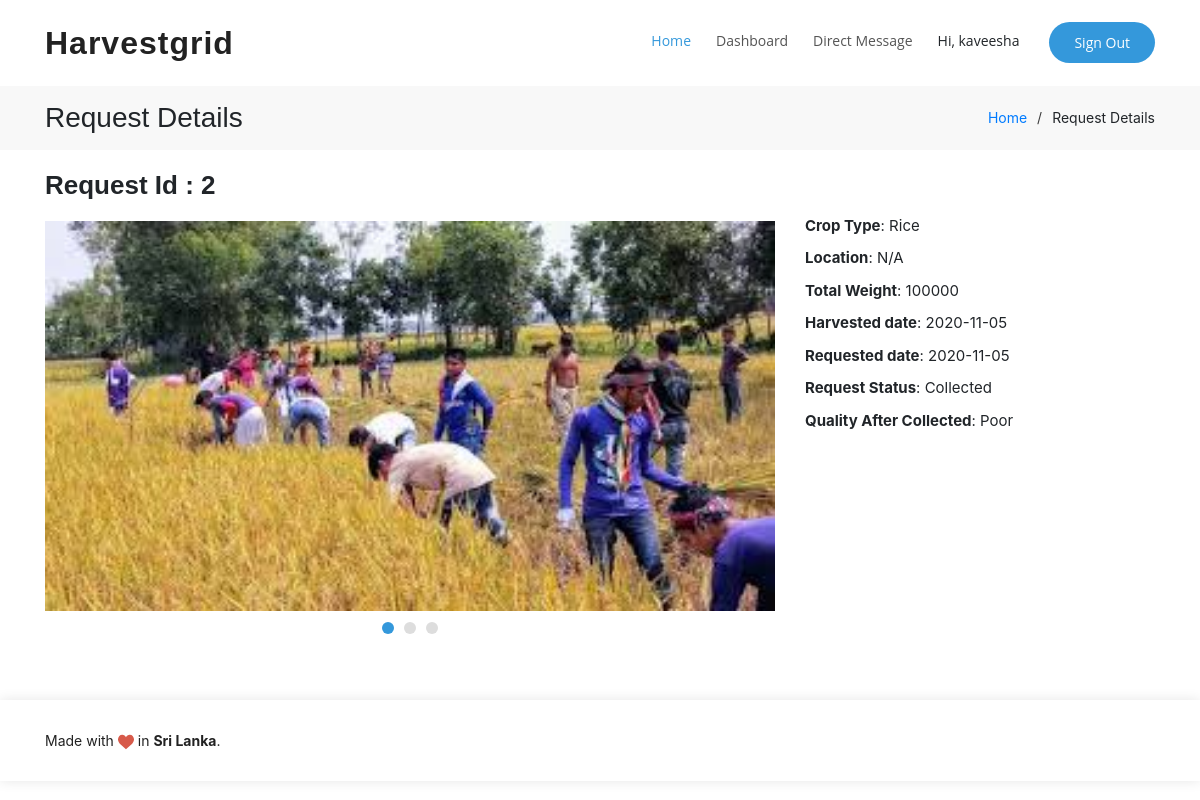
Page /pages/farmer/farmer.php?rqst_id=2 (signed in) on the committed database.
### tables this page shows
CREATE TABLE `farmerrqst` (
  `rqst_id` int(11) NOT NULL,
  `user_id` int(11) NOT NULL,
  `weight` varchar(11) NOT NULL,
  `date` date NOT NULL,
  `image1` text NOT NULL,
  `image2` text NOT NULL,
  `image3` text NOT NULL,
  `status` char(1) NOT NULL,
  `quality` varchar(1) DEFAULT NULL,
  `rdate` date NOT NULL DEFAULT current_timestamp()
);

CREATE TABLE `users` (
  `user_id` int(11) NOT NULL,
  `user_name` varchar(150) NOT NULL,
  `user_nic` varchar(12) NOT NULL,
  `user_password` varchar(255) NOT NULL,
  `user_email` varchar(150) NOT NULL,
  `user_tp` varchar(10) NOT NULL,
  `user_gender` char(1) NOT NULL,
  `user_age` int(2) NOT NULL,
  `user_crop` varchar(50) NOT NULL,
  `user_lat` float(10,6) NOT NULL,
  `user_lng` float(10,6) NOT NULL,
  `user_city` varchar(30) NOT NULL DEFAULT 'N/A',
  `user_role` char(1) NOT NULL DEFAULT 'F',
  `status` char(1) DEFAULT 'N',
  `user_rating` int(11) NOT NULL DEFAULT 10,
  `user_img` text NOT NULL DEFAULT 'nopropic.webp',
  `user_regdate` timestamp NOT NULL DEFAULT current_timestamp() ON UPDATE current_timestamp()
);

### includes/farmer.php (called while the page is built, shortened)
<?php
    require('db.php');
    if(isset($_GET["rqst_id"])){
        $rqst_id = $_GET["rqst_id"];
        $query = "SELECT farmerrqst.weight, farmerrqst.date, farmerrqst.image1, farmerrqst.image2, farmerrqst.image3, farmerrqst.quality, farmerrqst.rdate, farmerrqst.status, users.user_id, users.user_name, users.user_crop, users.user_lat, users.user_lng FROM farmerrqst JOIN users ON farmerrqst.user_id = users.user_id WHERE rqst_id = $rqst_id";
        $result = mysqli_query($con, $query);
        while($row = mysqli_fetch_assoc($result)){
            $user_crop = $row['user_crop'];
            $rqst_weight = $row['weight'];
            $rqst_date = $row['date'];
            $img1 = $row['image1'];
            $lat = $row['user_lat'];
            $lng = $row['user_lng'];
            $rqst_quality = $row['quality'];
            if($rqst_quality == "P")
                $rqst_quality = "Poor";
            elseif($rqst_quality == "G")
                $rqst_quality = "Good";
            else
                $rqst_quality = "N/A";
            $rqst_status = $row['status'];
            if($rqst_status == "A")
                $rqst_status = "Approved";
            elseif($rqst_status == "N")
                $rqst_status = "New Request";
            elseif ($rqst_status == "C")
                $rqst_status = "Collected";
            elseif ($rqst_status == "R")
                $rqst_status = "Rejected";
            $url = "https://maps.googleapis.com/maps/api/geocode/json?latlng=" . $lat . ',' . $lng . "&key=AIzaSyC5YjkAepzUoPgY5mmhMdPkOXx4cXY4cbs&sensor=false";
            $json = @file_get_contents($url);
            $data=json_decode($json);
            $status = $data->status;
            if($status=="OK"){
                $address =  $data->results[0]->formatted_address;
            }else{
                $address = "N/A";
            }
        }
    }
?>

### pages/farmer/farmer.php (the view, shortened to what this page needs)
<?php
include("../../includes/farmer.php");
?>
<!DOCTYPE html>
<html lang="en">
<head>
  <link href="../../assets/css/style.css" rel="stylesheet">
  <link href="../../assets/vendor/bootstrap/css/bootstrap.min.css" rel="stylesheet">
  <link href="../../assets/vendor/icofont/icofont.min.css" rel="stylesheet">
  <link href="../../assets/vendor/owl.carousel/assets/owl.carousel.min.css" rel="stylesheet">
  <link rel="stylesheet" href="//code.jquery.com/ui/1.12.1/themes/base/jquery-ui.css">
  <link rel="stylesheet" href="https://cdn.rawgit.com/mervick/emojionearea/master/dist/emojionearea.min.css">
</head>
<body>
  <header id="header" class="fixed-top d-flex align-items-center">
    <div class="container d-flex align-items-center">
      <div class="logo mr-auto">
        <h1 class="text-light"><a href="../../index.php"><span>Harvestgrid</span></a></h1>
      </div>
      <nav class="nav-menu d-none d-lg-block">
        <ul>
          <li class="active"><a href="../../index.php">Home</a></li>
          <li><a href="../admindashboard.php">Dashboard</a></li>
          <li><a href="../../chatapplication/">Direct Message</a></li>
          <li><a><?php echo "Hi, " . $_SESSION['username']; ?></a></li>
          <li class="get-started"><a href="../../includes/signout.php">Sign Out</a></li>
        </ul>
      </nav>
    </div>
  </header>
  <main id="main">
    <section id="breadcrumbs" class="breadcrumbs">
      <div class="container">
        <div class="d-flex justify-content-between align-items-center">
          <h2>Request Details</h2>
          <ol>
            <li><a href="../../index.php">Home</a></li>
            <li>Request Details</li>
          </ol>
        </div>
      </div>
    </section>
    <?php if ($_SESSION['user_role'] == "A" || $_SESSION['user_role'] == "K") { ?>
      <section id="portfolio-details" class="portfolio-details">
        <div class="container">
          <div class="row">
            <div class="col-lg-8">
              <h2 class="portfolio-title">Request Id : <?php echo $rqst_id ?></h2>
              <div class="owl-carousel portfolio-details-carousel">
                <img src="../../uploads/<?php echo $img1 ?>" class="img-fluid" alt="" style="width: 800px; height: 390px;">
              </div>
            </div>
            <div class="col-lg-4 portfolio-info">
              <ul>
                <li><strong>Crop Type</strong>: <?php echo $user_crop ?></li>
                <li><strong>Location</strong>: <?php echo $address ?></li>
                <li><strong>Total Weight</strong>: <?php echo $rqst_weight ?></li>
                <li><strong>Harvested date</strong>: <?php echo $rqst_date ?></li>
                <li><strong>Requested date</strong>: <?php echo $rqst_date ?></li>
                <li><strong>Request Status</strong>: <?php echo $rqst_status ?></li>
                <li><strong>Quality After Collected</strong>: <?php echo $rqst_quality ?></li>
              </ul>
            </div>
          </div>
        </div>
      </section>
  </main>
<?php } ?>
<footer id="footer">
  <div class="container">
    <div class="row d-flex align-items-center">
      <div class="col-lg-6 text-lg-left text-center">
        <div class="copyright">
          Made with  in <strong>Sri Lanka</strong>.
        </div>
      </div>
    </div>
  </div>
</footer>
</body>
</html>

### assets/css/style.css (style rules this page uses)
body { font-family: "Open Sans", sans-serif; color: #444444; }
a { color: #3498db; }
h1, h2, h3, h4, h5, h6 { font-family: "Raleway", sans-serif; }
#header { z-index: 997; transition: all 0.5s; padding: 22px 0; }
#header .logo h1 { font-size: 32px; margin: 0; padding: 0; line-height: 1; font-weight: 700; letter-spacing: 1px; }
#header .logo h1 a, #header .logo h1 a:hover { color: #222222; text-decoration: none; }
.nav-menu, .nav-menu * { margin: 0; padding: 0; list-style: none; }
.nav-menu > ul > li { position: relative; white-space: nowrap; float: left; }
.nav-menu a { display: block; position: relative; color: #555555; padding: 8px 0 12px 25px; transition: 0.3s; font-size: 14px; font-family: "Open Sans", sans-serif; }
.nav-menu a:hover, .nav-menu .active > a, .nav-menu li:hover > a { color: #3498db; text-decoration: none; }
.nav-menu .get-started a { background: #3498db; color: #fff; border-radius: 50px; margin: 0 0 0 30px; padding: 10px 25px; }
.mobile-nav { position: fixed; top: 55px; right: 15px; bottom: 15px; left: 15px; z-index: 9999; overflow-y: auto; background: #fff; transition: ease-in-out 0.2s; opacity: 0; visibility: hidden; border-radius: 10px; padding: 10px 0; }
.mobile-nav * { margin: 0; padding: 0; list-style: none; }
.mobile-nav a { display: block; position: relative; color: #222222; padding: 10px 20px; font-weight: 500; outline: none; }
.mobile-nav a:hover, .mobile-nav .active > a, .mobile-nav li:hover > a { color: #3498db; text-decoration: none; }
.mobile-nav .get-started { text-align: center; margin-top: 10px; }
.mobile-nav .get-started a { background: #3498db; color: #fff; border-radius: 50px; margin: 0 15px; padding: 10px 30px; display: inline-block; }
section { padding: 60px 0; overflow: hidden; }
.breadcrumbs { padding: 15px 0; background: #f8f8f8; min-height: 40px; margin-top: 86px; }
.breadcrumbs h2 { font-size: 28px; font-weight: 400; margin: 0; }
.breadcrumbs ol { display: flex; flex-wrap: wrap; list-style: none; padding: 0; margin: 0; font-size: 14px; }
.breadcrumbs ol li + li { padding-left: 10px; }
.breadcrumbs ol li + li::before { display: inline-block; padding-right: 10px; color: #3c3c3c; content: "/"; }
.portfolio-details { padding-top: 20px; }
.portfolio-details .portfolio-title { font-size: 26px; font-weight: 700; margin-bottom: 20px; }
.portfolio-details .portfolio-info { padding-top: 45px; }
.portfolio-details .portfolio-info ul { list-style: none; padding: 0; font-size: 15px; }
.portfolio-details .portfolio-info ul li + li { margin-top: 10px; }
#footer { background: #fff; box-shadow: 0px 0px 12px 0px rgba(0, 0, 0, 0.1); padding: 30px 0; color: #222222; font-size: 14px; }

### rows in the picture
farmerrqst: image1 (picture), user.user_crop "Rice", weight "100000", date "2020-11-05", status "Collected", quality "Poor"

### other values in the picture
$_SESSION['username'] "kaveesha"
$rqst_id "2"
$address "N/A"
